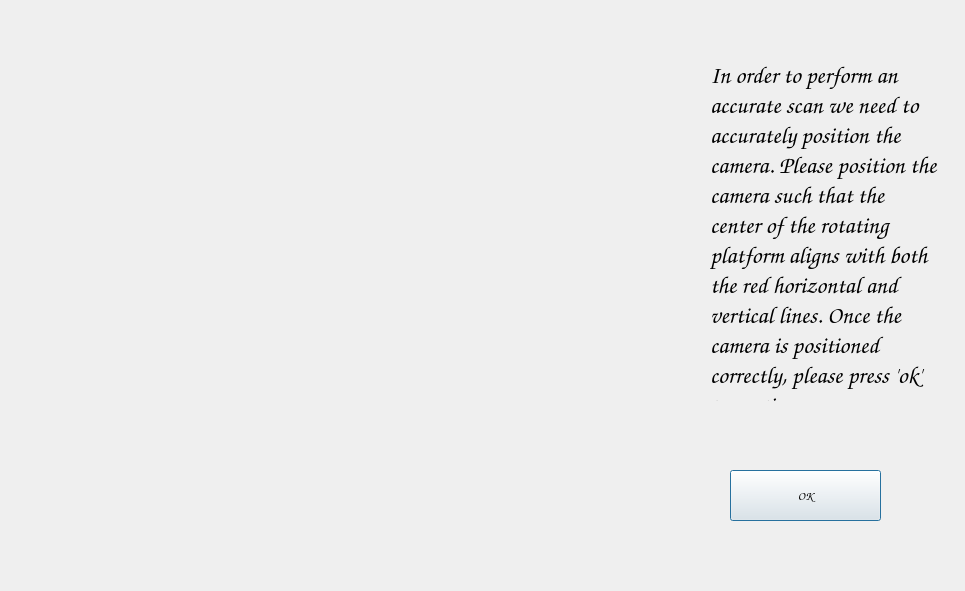
<?xml version="1.0" encoding="UTF-8"?>
<ui version="4.0">
 <class>CalibrateWindow</class>
 <widget class="QDialog" name="CalibrateWindow">
  <property name="geometry">
   <rect>
    <x>0</x>
    <y>0</y>
    <width>965</width>
    <height>591</height>
   </rect>
  </property>
  <property name="windowTitle">
   <string>Dialog</string>
  </property>
  <widget class="QLabel" name="lblcamera">
   <property name="geometry">
    <rect>
     <x>30</x>
     <y>30</y>
     <width>640</width>
     <height>320</height>
    </rect>
   </property>
   <property name="text">
    <string/>
   </property>
  </widget>
  <widget class="QLabel" name="label">
   <property name="geometry">
    <rect>
     <x>710</x>
     <y>60</y>
     <width>231</width>
     <height>341</height>
    </rect>
   </property>
   <property name="font">
    <font>
     <family>Comic Sans MS</family>
     <pointsize>18</pointsize>
     <weight>50</weight>
     <bold>false</bold>
    </font>
   </property>
   <property name="text">
    <string>In order to perform an accurate scan we need to accurately position the camera. Please position the camera such that the center of the rotating platform aligns with both the red horizontal and vertical lines. Once the camera is positioned correctly, please press 'ok' to continue</string>
   </property>
   <property name="scaledContents">
    <bool>false</bool>
   </property>
   <property name="alignment">
    <set>Qt::AlignLeading|Qt::AlignLeft|Qt::AlignTop</set>
   </property>
   <property name="wordWrap">
    <bool>true</bool>
   </property>
  </widget>
  <widget class="QPushButton" name="okButton">
   <property name="geometry">
    <rect>
     <x>730</x>
     <y>470</y>
     <width>151</width>
     <height>51</height>
    </rect>
   </property>
   <property name="font">
    <font>
     <family>Comic Sans MS</family>
    </font>
   </property>
   <property name="styleSheet">
    <string notr="true">color:rgb(0, 0, 0)</string>
   </property>
   <property name="text">
    <string>OK</string>
   </property>
   <property name="default">
    <bool>false</bool>
   </property>
   <property name="flat">
    <bool>false</bool>
   </property>
  </widget>
 </widget>
 <resources/>
 <connections/>
</ui>
